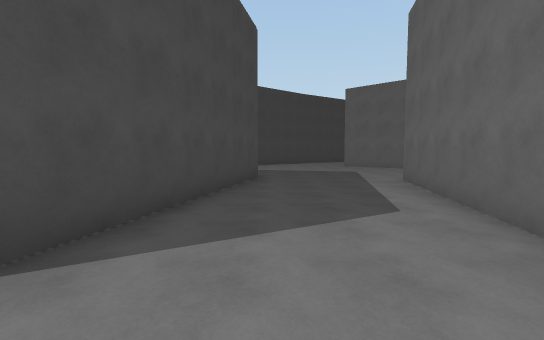
[1] (above)

24 first-person views from a walk through a scene from a Unity 3-D project. The camera is 1.5 m above the floor, tilts 4° down and sees 90° across. The floor is counted in squares, 2 m on a side. Each view is taken from the middle of a square. On the plan, view 1 faces up. The plan holds only what a view shows up to about 10 squares ahead; the rest is blank. The place goes on beyond the plan. The player is left out.

[2]
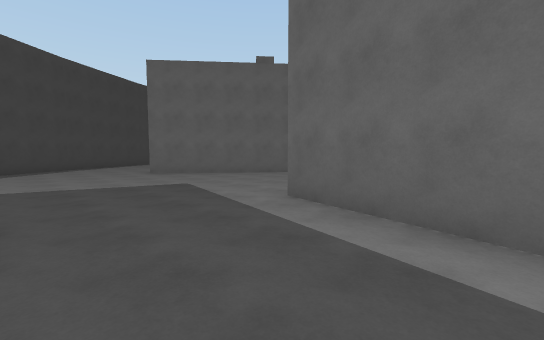

[3]
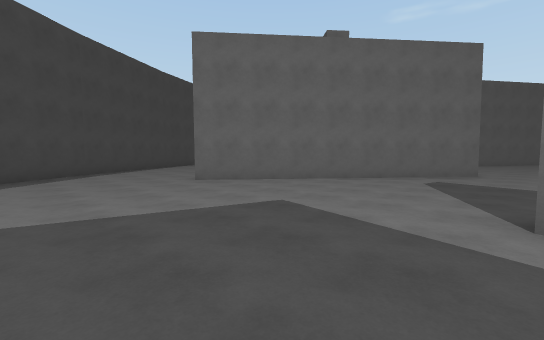

[4]
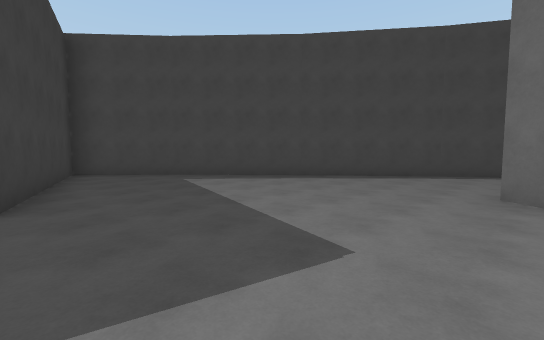

[5]
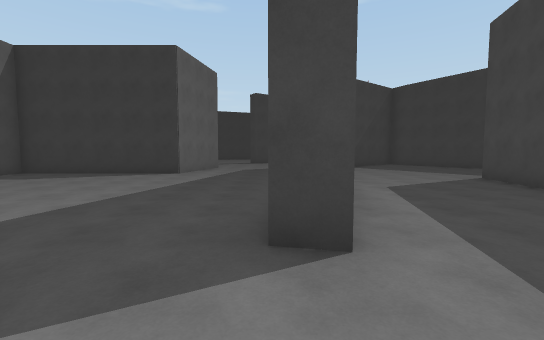

[6]
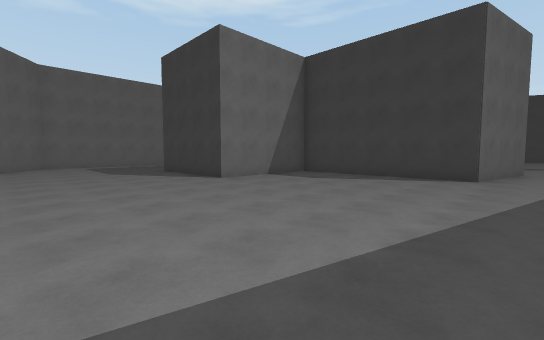

[7]
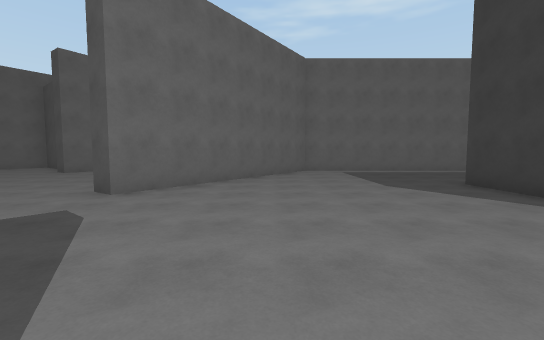

[8]
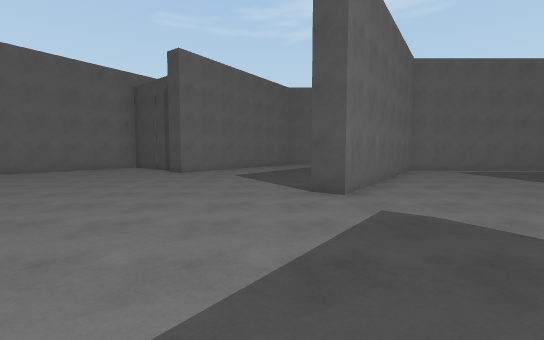

[9]
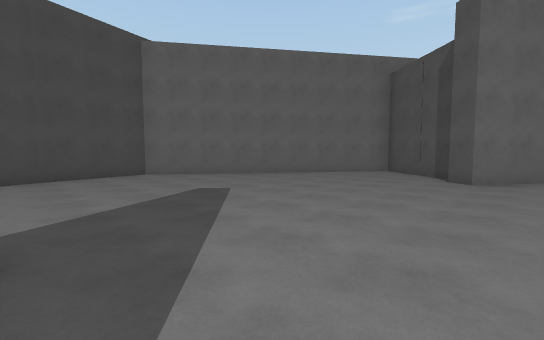

[10]
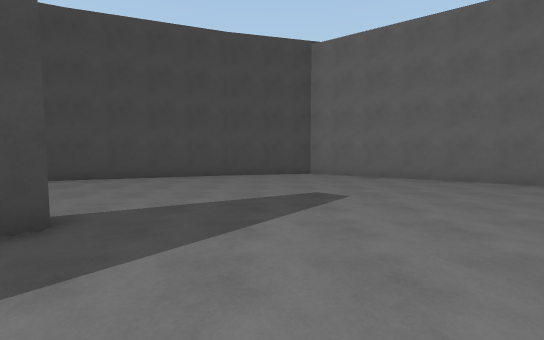

[11]
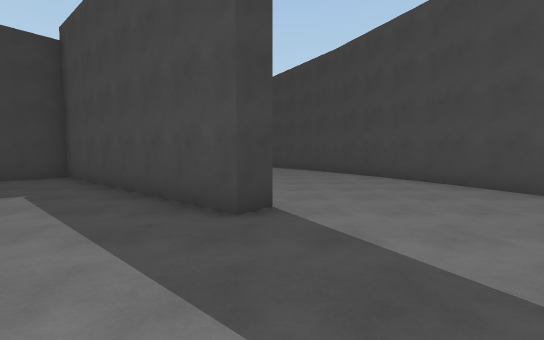

[12]
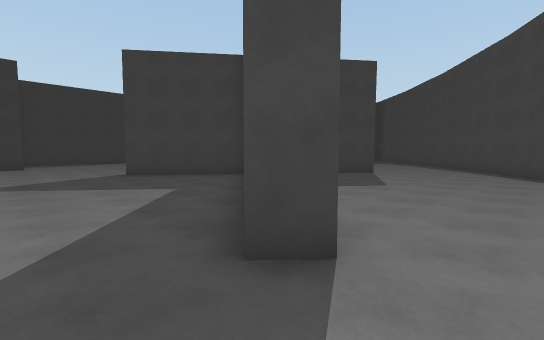

[13]
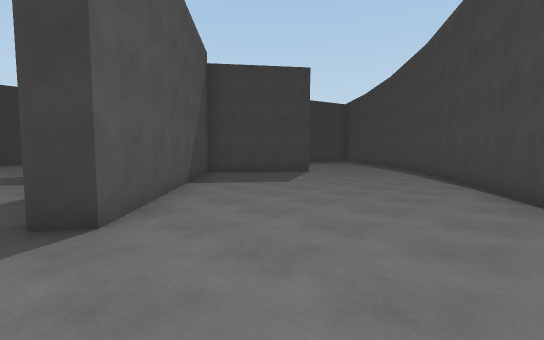

[14]
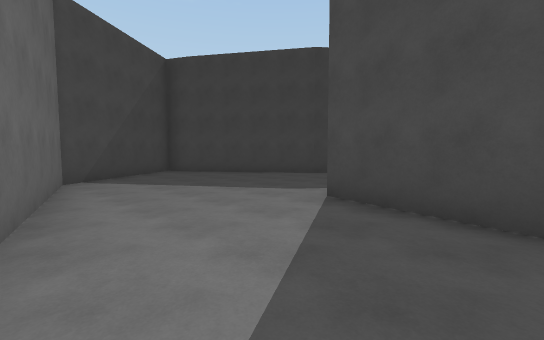

[15]
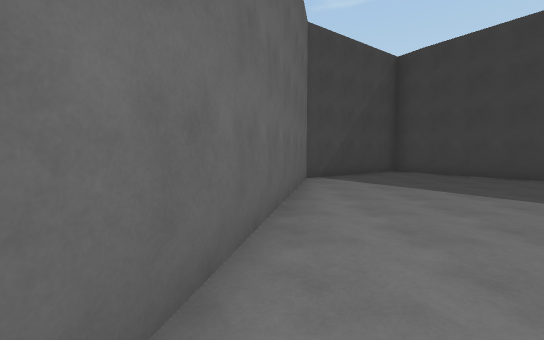

[16]
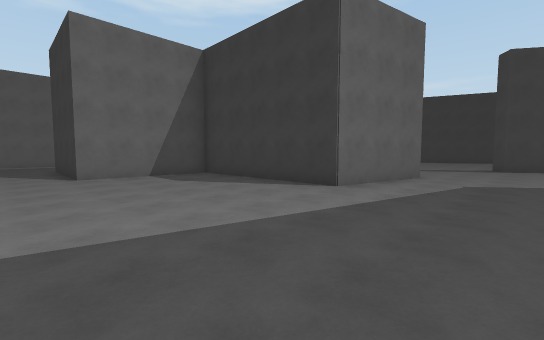

[17]
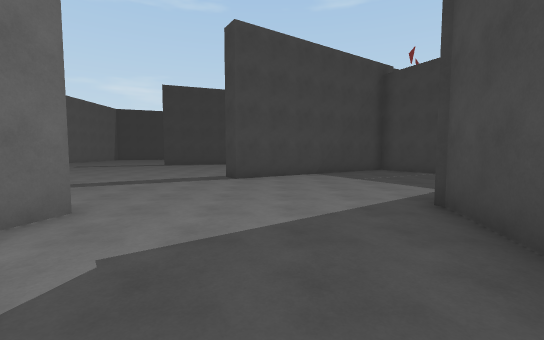

[18]
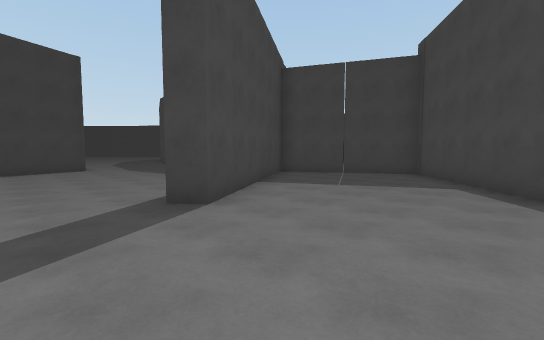

[19]
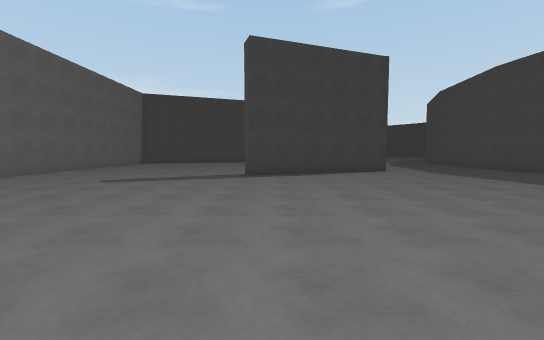

[20]
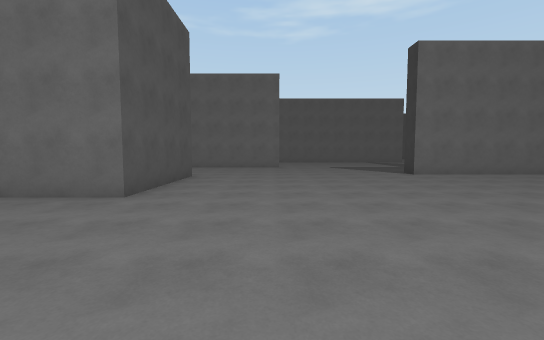

[21]
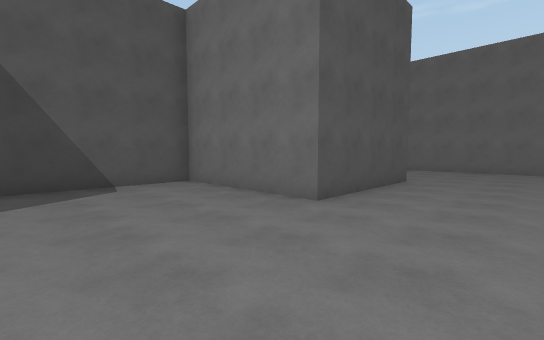

[22]
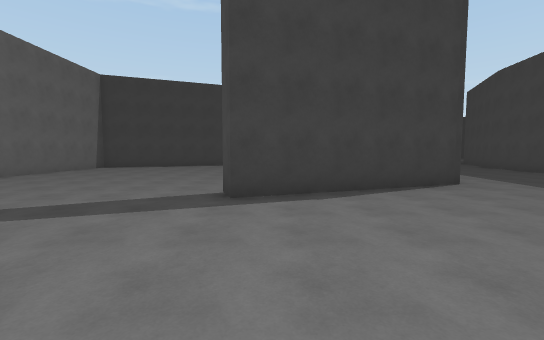

[23]
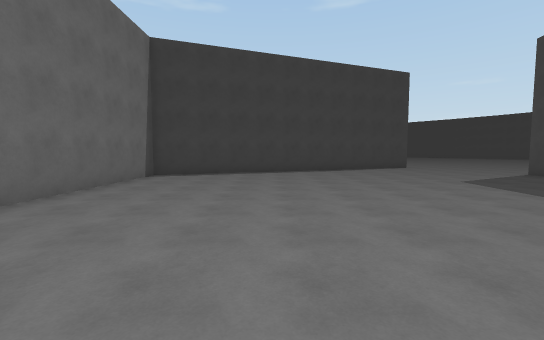

[24]
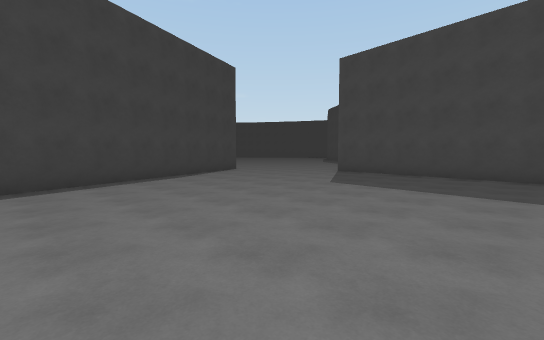

### Floor plan
Points are (right, up) in squares from view 1. A wall is a line through its corners. A room is listed if a view was taken in it or the views show most of it. See-through windows are left out.
Room 1 (views 1, 2, 3, 4, 5, 6, 7, 8, 9, 10, 11, 12, 13, 14, 15, 16, 17, 18, 19, 20, 21, 22, 23, 24)
walls: (6.4, -3.3) (7.1, 0) (12.4, -0.1) (12.4, 3.6) (16.1, 3.6); (2.1, -1.8) (1.6, -3.8) (-2.4, -6.8) (-0.3, -10.9) (5, -7.3) (5.4, -7.9); (16.1, -4.6) (12.4, -4.6) (12.4, -0.7) (9, -0.7); (9.9, 8.3) (3.5, 13.4); (-2.4, -6) (1.1, -3.4) (3.4, 7) (4.1, 6.9); (-3.2, -5.3) (-2.7, -6.2); (20, 6.9) (14.6, 10.7) (15, 11.3); (-5.6, -1.4) (-3, -5.3); (3.9, 13.9) (6.8, 11.6) (11.4, 17) (11.9, 16.6) (7.3, 11.2) (10.3, 8.8); (4.7, -16.2) (9.7, -14.3) (9.9, -14.9); (5.4, -16.9) (4.9, -22.5); (-0.1, -15.1) (0, -16.1); (16.7, -16.1) (16.7, -11.5) (17.4, -11.5); (-5.7, 9.1) (-0.4, 7.9) (-1.9, 1.4); (-4.3, 11.9) (-5.5, 10.5); (20.5, 14.2) (19.3, 15.1) (19.7, 15.7); (-0.2, -19.1) (-0.3, -20); (5.4, 19.2) (1.9, 17.1) (-1.3, 14.6) (-4.3, 11.8); (8.9, 21) (5.2, 19.2); (20.6, 19.3) (15.3, 23) (12.6, 22.3); (12.7, 22.3) (8.8, 20.9); (11.1, -24.5) (16.7, -22.4) (16.7, -17.6)

Positions as (right, up) in squares from view 1, and headings:
1: (0, 0), facing up
2: (0, 4), facing up-right
3: (0, 7), facing up-right
4: (4, 8), facing up-left
5: (4, 9), facing down
6: (6, 8), facing down-right
7: (10, 8), facing right
8: (10, 12), facing right
9: (12, 14), facing up-right
10: (14, 14), facing up
11: (15, 17), facing left
12: (13, 18), facing down-left
13: (12, 20), facing down-left
14: (2, 4), facing down-left
15: (2, 4), facing down
16: (4, 5), facing down-right
17: (4, 0), facing down
18: (7, -4), facing down-left
19: (9, -6), facing down
20: (8, -7), facing right
21: (9, -7), facing up-right
22: (9, -10), facing down
23: (13, -14), facing down
24: (14, -17), facing down-left
